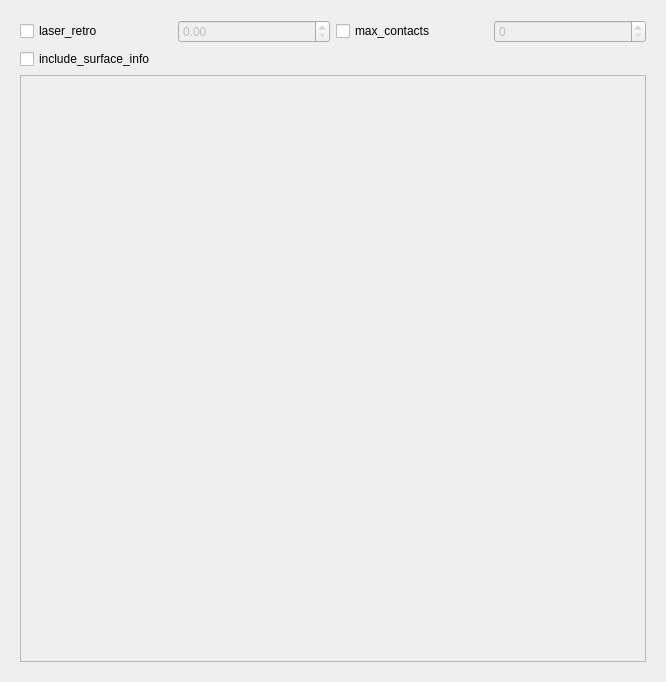
<?xml version="1.0" encoding="UTF-8"?>
<ui version="4.0">
 <class>collision</class>
 <widget class="QWidget" name="collision">
  <property name="geometry">
   <rect>
    <x>0</x>
    <y>0</y>
    <width>662</width>
    <height>682</height>
   </rect>
  </property>
  <property name="windowTitle">
   <string>collision</string>
  </property>
  <layout class="QGridLayout" name="gridLayout">
   <item row="0" column="0">
    <widget class="QWidget" name="widget" native="true">
     <property name="minimumSize">
      <size>
       <width>644</width>
       <height>650</height>
      </size>
     </property>
     <layout class="QGridLayout" name="gridLayout_2">
      <item row="0" column="0">
       <layout class="QHBoxLayout" name="horizontalLayout">
        <item>
         <widget class="QCheckBox" name="collision_laser_retro_cb">
          <property name="text">
           <string>laser_retro</string>
          </property>
         </widget>
        </item>
        <item>
         <widget class="QDoubleSpinBox" name="collision_laser_retro_sp">
          <property name="enabled">
           <bool>false</bool>
          </property>
         </widget>
        </item>
        <item>
         <widget class="QCheckBox" name="collison_max_contacts_cb">
          <property name="text">
           <string>max_contacts</string>
          </property>
         </widget>
        </item>
        <item>
         <widget class="QSpinBox" name="collision_max_contacts_sp">
          <property name="enabled">
           <bool>false</bool>
          </property>
         </widget>
        </item>
       </layout>
      </item>
      <item row="1" column="0">
       <widget class="QCheckBox" name="include_surface_info_cb">
        <property name="text">
         <string>include_surface_info</string>
        </property>
       </widget>
      </item>
      <item row="2" column="0">
       <widget class="QScrollArea" name="collision_scroll">
        <property name="enabled">
         <bool>false</bool>
        </property>
        <property name="maximumSize">
         <size>
          <width>16777215</width>
          <height>587</height>
         </size>
        </property>
        <property name="widgetResizable">
         <bool>true</bool>
        </property>
        <widget class="QWidget" name="scrollAreaWidgetContents_3">
         <property name="geometry">
          <rect>
           <x>0</x>
           <y>0</y>
           <width>624</width>
           <height>585</height>
          </rect>
         </property>
        </widget>
       </widget>
      </item>
     </layout>
    </widget>
   </item>
  </layout>
 </widget>
 <resources/>
 <connections>
  <connection>
   <sender>collision_laser_retro_cb</sender>
   <signal>toggled(bool)</signal>
   <receiver>collision_laser_retro_sp</receiver>
   <slot>setEnabled(bool)</slot>
   <hints>
    <hint type="sourcelabel">
     <x>94</x>
     <y>30</y>
    </hint>
    <hint type="destinationlabel">
     <x>252</x>
     <y>30</y>
    </hint>
   </hints>
  </connection>
  <connection>
   <sender>collison_max_contacts_cb</sender>
   <signal>toggled(bool)</signal>
   <receiver>collision_max_contacts_sp</receiver>
   <slot>setEnabled(bool)</slot>
   <hints>
    <hint type="sourcelabel">
     <x>409</x>
     <y>30</y>
    </hint>
    <hint type="destinationlabel">
     <x>567</x>
     <y>30</y>
    </hint>
   </hints>
  </connection>
  <connection>
   <sender>include_surface_info_cb</sender>
   <signal>toggled(bool)</signal>
   <receiver>collision_scroll</receiver>
   <slot>setEnabled(bool)</slot>
   <hints>
    <hint type="sourcelabel">
     <x>330</x>
     <y>60</y>
    </hint>
    <hint type="destinationlabel">
     <x>330</x>
     <y>415</y>
    </hint>
   </hints>
  </connection>
 </connections>
</ui>
